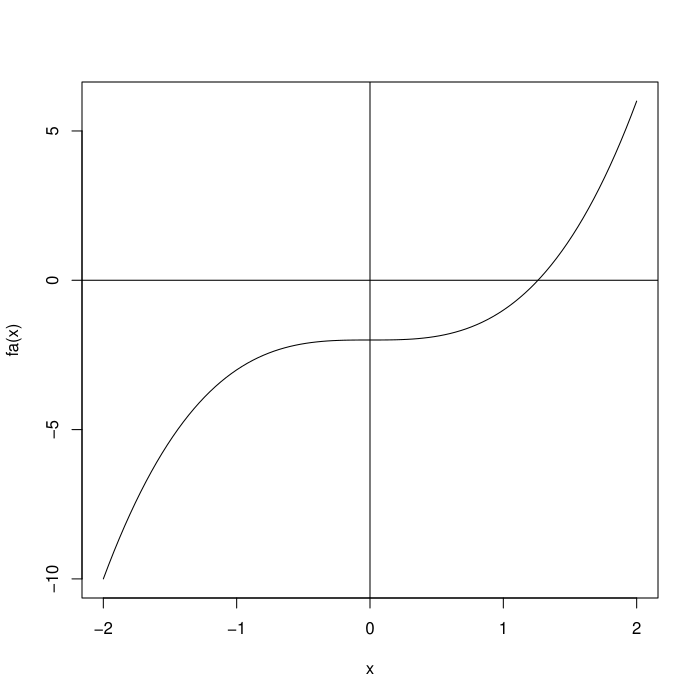

The R source for this figure:
#
# Copyright (c) 2015-2016 by Yuchao Zhao, Xiaoye Meng.
#
# This program is free software: you can redistribute it and/or modify
# it under the terms of the GNU General Public License as published by
# the Free Software Foundation, either version 3 of the License, or
# (at your option) any later version.
#
# This program is distributed in the hope that it will be useful,
# but WITHOUT ANY WARRANTY; without even the implied warranty of
# MERCHANTABILITY or FITNESS FOR A PARTICULAR PURPOSE.  See the
# GNU General Public License for more details.
#
# You should have received a copy of the GNU General Public License
# along with this program.  If not, see <http://www.gnu.org/licenses/>.
#

require(rootSolve)

source("c1/bisect.R")
fa = function(x) x ^ 3 - 2
curve(fa, -2, 2)
abline(h = 0, v = 0)
bisect(fa, 1, 2, 0.5e-8)
uniroot.all(fa, c(1, 2), tol = 1e-8)
fb = function(x) x ^ 3 - 3
curve(fb, -2, 2)
abline(h = 0, v = 0)
bisect(fb, 1, 2, 0.5e-8)
uniroot.all(fb, c(1, 2), tol = 1e-8)
fc = function(x) x ^ 3 - 5
curve(fc, -2, 2)
abline(h = 0, v = 0)
bisect(fc, 1, 2, 0.5e-8)
uniroot.all(fc, c(1, 2), tol = 1e-8)
